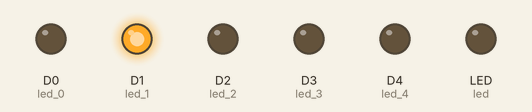
Recording of a program running on a simulated CircuitPython board. Parts: output pins drawn as LEDs (lit = HIGH). Random numbers come from a fixed seed.

Above: at 0.1 s.
At 2.6 s:
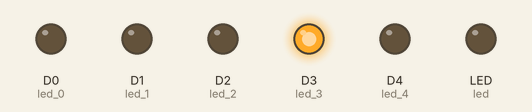
At 11.6 s:
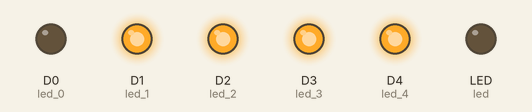
At 17.1 s:
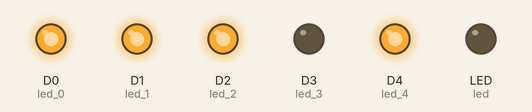
At 20.1 s:
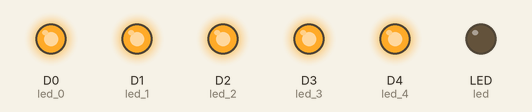
At 39.75 s:
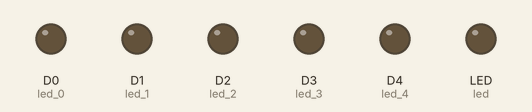
Timing chart, 0 to 40.0 s (numbered marks = the images above):
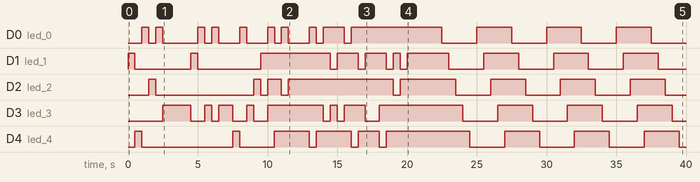

The program:

main.py
```python
# SMRL Outreach Flexible Circuit LED Display
#   for Trinket M0, CircuitPython ver. 7.3.0
# by Eric Markvicka, Soft Materials and Robotics Laboratory, UNL
# 6/7/22

import board
import digitalio
import time
import random

## initialize LEDs
# pin 13, built-in red LED
led = digitalio.DigitalInOut(board.LED)
led.direction = digitalio.Direction.OUTPUT

# digital I/O pins
led_0 = digitalio.DigitalInOut(board.D0)
led_0.direction = digitalio.Direction.OUTPUT

led_1 = digitalio.DigitalInOut(board.D1)
led_1.direction = digitalio.Direction.OUTPUT

led_2 = digitalio.DigitalInOut(board.D2)
led_2.direction = digitalio.Direction.OUTPUT

led_3 = digitalio.DigitalInOut(board.D3)
led_3.direction = digitalio.Direction.OUTPUT

led_4 = digitalio.DigitalInOut(board.D4)
led_4.direction = digitalio.Direction.OUTPUT

while True:
    ##################################################
    # One ON LED and all other OFF
    ##################################################
    list = [led_0, led_1, led_2, led_3, led_4]

    # turn all LEDs OFF
    for i in list:
        i.value = False

    for i in range(20):
        # random value from 0 to 4
        idx = random.choice(range(5))

        list[idx].value = True # turn LED ON

        time.sleep(0.5) # delay

        list[idx].value = False # turn LED OFF

    ##################################################
    # One OFF LED and all other ON
    ##################################################
    list = [led_0, led_1, led_2, led_3, led_4]

    # turn all LEDs ON
    for i in list:
        i.value = True

    for i in range(20):
        # random value from 0 to 4
        idx = random.choice(range(5))

        list[idx].value = False # turn LED OFF

        time.sleep(0.5) # delay

        list[idx].value = True # turn LED ON

    ##################################################
    # Turning all LEDs ON/OFF one by one in a stack
    ##################################################
    list = [led_0, led_1, led_2, led_3, led_4]

    for j in range(4):
        # turn all LEDs ON
        for i in list:
            i.value = True # turn LED ON
            time.sleep(0.5) # delay

        for i in list:
            i.value = False # turn LED OFF
            time.sleep(0.5) # delay


    ##################################################
    # LED chase- two ON
    ##################################################
    list = [led_0, led_1, led_2, led_3, led_4]

    for j in range(4):
        prev_led_1 = led_0
        prev_led_2 = led_4

        for i in range(4):
            list[i+1].value = True # turn LED ON
            prev_led_1.value = True # turn prev LED ON
            prev_led_2.value = False # turn prev_2 LED OFF
            time.sleep(0.5) # delay

            # update vars
            prev_led_1 = list[i+1]
            prev_led_2 = prev_led_1

        # finish chase
        led_4.value = True # turn prev LED ON
        led_1.value = True # turn prev LED ON
        led_3.value = False # turn prev_2 LED OFF
        time.sleep(0.5) # delay
```

Measured:
- by itself, D0 (led_0): LOW → HIGH at 1.0 s, → LOW 0.50 s later, → HIGH 0.50 s later, → LOW 0.50 s later, … (26 changes in this stretch)
- by itself, D1 (led_1): LOW → HIGH at 0.00 s, → LOW 0.50 s later, → HIGH 4.0 s later, → LOW 0.50 s later, … (20 changes in this stretch)
- by itself, D2 (led_2): LOW → HIGH at 1.5 s, → LOW 0.50 s later, → HIGH 7.0 s later, → LOW 0.50 s later, … (16 changes in this stretch)
- by itself, D3 (led_3): LOW → HIGH at 2.5 s, → LOW 2.0 s later, → HIGH 1.0 s later, → LOW 0.50 s later, … (22 changes in this stretch)
- by itself, D4 (led_4): LOW → HIGH at 0.50 s, → LOW 0.50 s later, → HIGH 6.5 s later, → LOW 0.50 s later, … (18 changes in this stretch)
